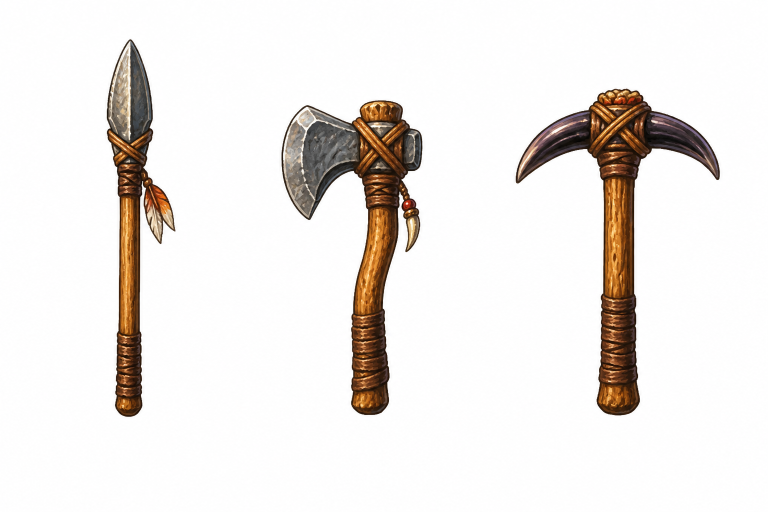
#> input picture asset/Originals/weapon/iron-tools/iron-tools-source.png, 1536 x 1024 px (shown at 1/2 size)
$ python pack-iron-tools.py
#> lines starting #> are read from the running program, lines starting #| are printed output that depends on the picture; after the words box and inside, x2 and y2 are one past the last pixel; in counts of white or black regions, pixels touching at a corner belong together
### scripts/lib/white_cutout.py
"""Cuts generated art out of a plain white background.

Magnific's gpt-2 cannot return transparent images (2026-09-30), so sprites are
generated on "a plain flat pure white background" and cut out here: a flood
fill from the border removes the near-white background without touching
white details enclosed by dark outlines, and the anti-aliased rim fades by its
whiteness. Same rule as `cut_out` in scripts/art/build-water-life-sheets.py.
"""
from pathlib import Path

import numpy as np
from PIL import Image


def cut_out(path: str | Path, holes: bool = False) -> Image.Image:
    """RGBA with the border-connected near-white background removed. `holes`
    also clears enclosed near-white pockets (for art with no intended white)."""
#> called with holes = True
    rgb = np.array(Image.open(path).convert('RGB')).astype(np.int32)
    height, width = rgb.shape[:2]
#> height = 1024; width = 1536
    whiteness = rgb.min(axis=2)
    candidate = whiteness > 228
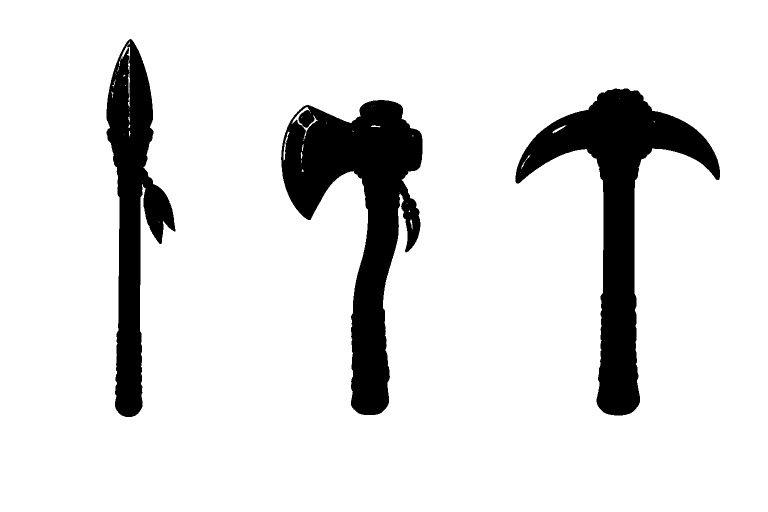
#> candidate: shape (1024, 1536) bool (shown at 1/2 size); 87.9% white; 3 black regions, box (x1, y1, x2, y2) and area: (562, 200, 845, 830) 74154, (1031, 177, 1440, 831) 69914, (213, 78, 351, 834) 45745
    background = np.zeros((height, width), bool)
    stack = [(y, x) for x in range(width) for y in (0, height - 1)] + [(y, x) for y in range(height) for x in (0, width - 1)]
    while stack:
        y, x = stack.pop()
        if background[y, x] or not candidate[y, x]:
            continue
        background[y, x] = True
        if y > 0:
            stack.append((y - 1, x))
        if y < height - 1:
            stack.append((y + 1, x))
        if x > 0:
            stack.append((y, x - 1))
        if x < width - 1:
            stack.append((y, x + 1))
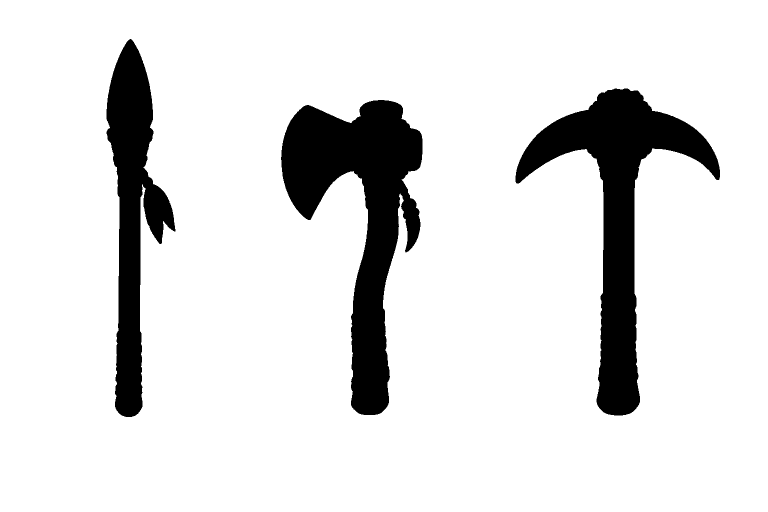
#> background: shape (1024, 1536) bool (shown at 1/2 size); 87.8% white; 3 black regions, box (x1, y1, x2, y2) and area: (562, 200, 845, 830) 74934, (1031, 177, 1440, 831) 70083, (213, 78, 351, 834) 46275
#> after the loop, stack = []
    if holes:
        background |= whiteness > 236
#> background: shape (1024, 1536) bool; 87.9% white; 3 black regions, box (x1, y1, x2, y2) and area: (562, 200, 845, 830) 74326, (1031, 177, 1440, 831) 69963, (213, 78, 351, 834) 45927
    alpha = np.where(background, 0, 255).astype(np.float64)
    near = np.zeros_like(background)
    near[1:] |= background[:-1]
#> near: shape (1024, 1536) bool; 87.8% white; 4 black regions, box (x1, y1, x2, y2) and area: (562, 201, 845, 831) 74326, (1031, 178, 1440, 832) 69963, (213, 79, 351, 835) 45927, (0, 0, 1536, 1) 1536
    near[:-1] |= background[1:]
    near[:, 1:] |= background[:, :-1]
    near[:, :-1] |= background[:, 1:]
#> near: shape (1024, 1536) bool; 88.3% white; 3 black regions, box (x1, y1, x2, y2) and area: (563, 201, 844, 829) 71794, (1032, 178, 1439, 830) 67904, (214, 79, 350, 833) 43661
    rim = near & ~background
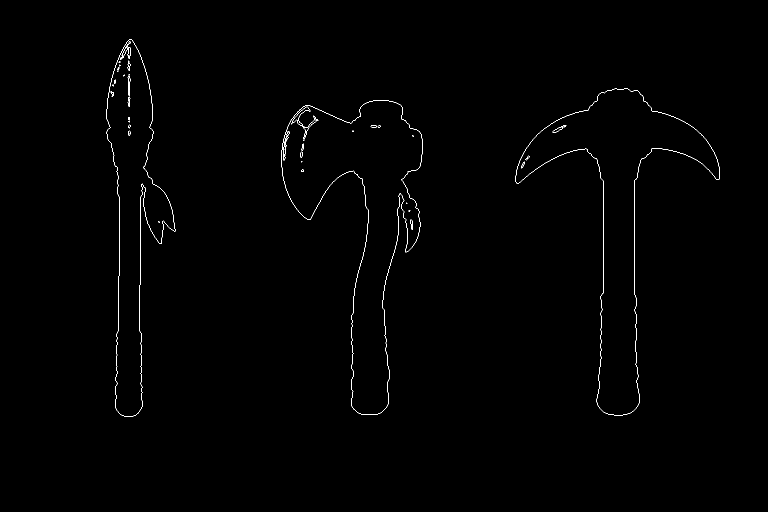
#> rim: shape (1024, 1536) bool (shown at 1/2 size); 0.44% white in thin lines or dots, all inside (x1, y1, x2, y2) = (213, 78, 1440, 834)
    alpha[rim] = np.clip((255 - whiteness[rim]) * 255 / 60, 0, 255)
    return Image.fromarray(np.dstack([rgb, alpha]).astype(np.uint8), 'RGBA')


# [9 lines left out: function fit, not called in this run]

### scripts/lib/game_webp.py
"""Saves runtime images as WebP: small, with transparency kept exactly.

Every packed image under asset/ (not asset/Originals) ships as WebP. Colour is
lossy (quality 90) when that keeps the visible pixels at MIN_PSNR_DB or better;
small outlined icon sheets that fall below it (items, weapon icons, arrows) are
saved lossless instead. Transparency is always stored
lossless, and every save is decoded again to check the alpha channel is
identical. Phaser premultiplies alpha on upload, so the colour under fully
transparent pixels never shows and the encoder may drop it.

Use from a tool in scripts/<family>/:

    sys.path.insert(0, str(Path(__file__).resolve().parents[1] / 'lib'))
    from game_webp import save_game_webp
    save_game_webp(image, path)  # path ends in .webp
"""
from __future__ import annotations

import io
import math
from pathlib import Path

import numpy as np
from PIL import Image

QUALITY = 90
# Below this the lossy colour shift shows on small outlined icons (gems, keys,
# weapon icons) at close zoom; above it the difference is not visible in play.
MIN_PSNR_DB = 26.0


def _has_alpha(image: Image.Image) -> bool:
    return image.mode in ('RGBA', 'LA') or (image.mode == 'P' and 'transparency' in image.info)


def _visible_psnr(source: np.ndarray, decoded: np.ndarray, alpha: bool) -> float:
    if alpha:
        weight = source[..., 3:4] / 255.0
        error = float((((source[..., :3] - decoded[..., :3]) ** 2) * weight).sum()) / max(float(weight.sum()) * 3, 1.0)
    else:
        error = float(((source - decoded) ** 2).mean())
    return math.inf if error == 0 else 10 * math.log10(255 ** 2 / error)


def encode_game_webp(image: Image.Image) -> tuple[bytes, str, float]:
    """Returns (bytes, 'lossy' | 'lossless', visible PSNR of the lossy trial)."""
    alpha = _has_alpha(image)
    image = image.convert('RGBA' if alpha else 'RGB')
    source = np.asarray(image).astype(np.float64)
    lossy = io.BytesIO()
    image.save(lossy, 'WEBP', quality=QUALITY, alpha_quality=100, method=6)
    decoded = np.asarray(Image.open(io.BytesIO(lossy.getvalue())).convert(image.mode)).astype(np.float64)
    psnr = _visible_psnr(source, decoded, alpha)
    if psnr >= MIN_PSNR_DB and (not alpha or np.array_equal(source[..., 3], decoded[..., 3])):
        return lossy.getvalue(), 'lossy', psnr
    lossless = io.BytesIO()
    image.save(lossless, 'WEBP', lossless=True, quality=100, method=6)
    return lossless.getvalue(), 'lossless', psnr


def save_game_webp(image: Image.Image, path: str | Path) -> str:
    """Writes `image` to `path` (.webp) and returns 'lossy' or 'lossless'."""
    path = Path(path)
    if path.suffix.lower() != '.webp':
        raise ValueError(f'{path} must end in .webp')
    data, kind, _ = encode_game_webp(image)
    if _has_alpha(image):
        written = np.asarray(Image.open(io.BytesIO(data)).convert('RGBA'))[..., 3]
        if not np.array_equal(np.asarray(image.convert('RGBA'))[..., 3], written):
            raise RuntimeError(f'{path}: transparency changed in the WebP encode')
    path.parent.mkdir(parents=True, exist_ok=True)
    path.write_bytes(data)
    return kind

### scripts/weapons/pack-iron-tools.py
"""Pack the Chapter 2 weapon art into one 128x128 four-frame sheet (`MAPS/weapons/128x128-tile_4x1-iron-tools.webp`).

Frames follow the stone weapons' conventions so the iron weapons can reuse their swing animations:
  0 iron spear, diagonal with the head to the upper right (like `starter-spears` frame 2)
  1 iron spear thrust: the same spear with a pale silver trail (like `starter-spears` frame 3)
  2 iron axe, upright (like `stone-tools` frame 2)
  3 Reinforced Pickaxe, upright (like `stone-tools` frame 3)

Source: one Magnific GPT-2 render of the three upright tools on white
(`asset/Originals/weapon/iron-tools/iron-tools-source.png`), cut out here.

    python scripts/weapons/pack-iron-tools.py
"""
from pathlib import Path
import sys

import numpy as np
from PIL import Image, ImageDraw, ImageFilter

sys.path.insert(0, str(Path(__file__).resolve().parents[1] / 'lib'))
from game_webp import save_game_webp  # noqa: E402
from white_cutout import cut_out  # noqa: E402

ROOT = Path(__file__).resolve().parents[2]
SOURCE = ROOT / 'asset' / 'Originals' / 'weapon' / 'iron-tools' / 'iron-tools-source.png'
OUT = ROOT / 'godot' / 'asset' / 'MAPS' / 'weapons' / '128x128-tile_4x1-iron-tools.webp'
FRAME = 128
UPRIGHT_HEIGHT = 126  # the stone tools fill the frame height
DIAGONAL_SPAN = 104   # the starter spears span about 100 px each way


def tools(sheet: Image.Image) -> list[Image.Image]:
    """The three tools, left to right, split at the empty columns between them."""
    alpha = np.array(sheet.getchannel('A')) > 16
    filled = alpha.any(axis=0)
    spans, start = [], None
    for x, on in enumerate(filled):
        if on and start is None:
            start = x
        elif not on and start is not None:
            spans.append((start, x))
            start = None
#> after the loop, spans = [(213, 351), (562, 845), (1031, 1440)]
    if start is not None:
        spans.append((start, len(filled)))
    spans = [span for span in spans if span[1] - span[0] > 20]
    if len(spans) != 3:
        raise SystemExit(f'expected 3 tools in the source, found {len(spans)}')
    parts = [sheet.crop((left, 0, right, sheet.height)) for left, right in spans]
#> parts = 3 items
    return [part.crop(part.getbbox()) for part in parts]


def resized(art: Image.Image, scale: float) -> Image.Image:
    # Premultiplied resize keeps the transparent edge free of dark fringes.
    return art.convert('RGBa').resize((max(1, round(art.width * scale)), max(1, round(art.height * scale))), Image.LANCZOS).convert('RGBA')


def upright(art: Image.Image) -> Image.Image:
    art = resized(art, UPRIGHT_HEIGHT / art.height)
    frame = Image.new('RGBA', (FRAME, FRAME), (0, 0, 0, 0))
    frame.alpha_composite(art, ((FRAME - art.width) // 2, FRAME - 1 - art.height))
    return frame


def diagonal(art: Image.Image) -> Image.Image:
    # Rotate clockwise so the head points to the upper right, as the spear swings expect.
    turned = art.convert('RGBa').rotate(-45, resample=Image.BICUBIC, expand=True).convert('RGBA')
    turned = turned.crop(turned.getbbox())
#> turned: PIL image 550x545 RGBA
    turned = resized(turned, DIAGONAL_SPAN / max(turned.size))
    frame = Image.new('RGBA', (FRAME, FRAME), (0, 0, 0, 0))
#> frame: PIL image 128x128 RGBA; every value is 0
    frame.alpha_composite(turned, ((FRAME - turned.width) // 2, (FRAME - turned.height) // 2))
    return frame


def thrust(spear: Image.Image) -> Image.Image:
    """The spear with a pale silver glow on its head and thin speed streaks behind it, like the stone thrust."""
    alpha = np.array(spear.getchannel('A')).astype(np.float64) / 255
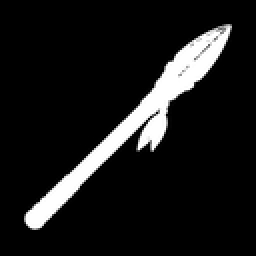
#> alpha: shape (128, 128) float64 (shown 2 times larger); min 0, max 1, mean 0.0994
    ys, xs = np.nonzero(alpha > 0.1)
#> ys = 1781 values from 12 to 114; xs = 1781 values, max 115 at index 4, min 12 at index 1695, mean 69.11
    along = xs - ys  # the spear runs at 45 degrees: larger toward the head (upper right)
#> along = 1781 values, max 103 at index 4, min -99 at index 1749, mean 9.97
    low, high = along.min(), along.max()
#> low = -99; high = 103
    grid_y, grid_x = np.mgrid[0:FRAME, 0:FRAME]
    head = alpha * ((grid_x - grid_y) > high - 0.42 * (high - low))
    glow = Image.new('RGBA', spear.size, (222, 236, 255, 0))
    glow.putalpha(Image.fromarray((head * 255).astype(np.uint8)).filter(ImageFilter.GaussianBlur(5)).point(lambda value: min(255, int(value * 1.6))))
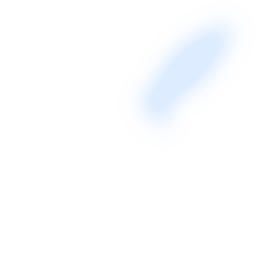
#> glow: PIL image 128x128 RGBA (shown 2 times larger); mean R, G, B, A 222, 236, 255, 17.8; transparent parts drawn white
    streaks = Image.new('RGBA', spear.size, (0, 0, 0, 0))
    draw = ImageDraw.Draw(streaks)
    tip_x, tip_y = xs[along.argmax()], ys[along.argmax()]
#> tip_x = 115; tip_y = 12
    axis = np.array([1.0, -1.0]) / np.sqrt(2)
    side = np.array([1.0, 1.0]) / np.sqrt(2)
    for offset, start_back, length in ((-11, 14, 54), (-7, 4, 76), (7, 6, 70), (11, 18, 48)):
        origin = np.array([tip_x, tip_y]) - axis * start_back + side * offset
        segments = 12
        for index in range(segments):
            a = origin - axis * (length * index / segments)
            b = origin - axis * (length * (index + 1) / segments)
            fade = int(240 * (1 - index / segments))
            draw.line([tuple(a), tuple(b)], fill=(170, 205, 255, fade), width=3)
#> this loop made 4 passes
#> origin on passes 1 to 4: [97.32, 14.12], [107.2, 9.88], [115.7, 21.19], [110.1, 32.51]
    streaks = streaks.filter(ImageFilter.GaussianBlur(0.6))
    frame = Image.new('RGBA', spear.size, (0, 0, 0, 0))
    frame.alpha_composite(glow)
    frame.alpha_composite(streaks)
    frame.alpha_composite(spear)
    return frame


def main() -> None:
    spear, axe, pickaxe = tools(cut_out(SOURCE, holes=True))
    spear_frame = diagonal(spear)
    frames = [spear_frame, thrust(spear_frame), upright(axe), upright(pickaxe)]
    sheet = Image.new('RGBA', (FRAME * len(frames), FRAME), (0, 0, 0, 0))
#> sheet: PIL image 512x128 RGBA; every value is 0
    for index, frame in enumerate(frames):
        sheet.alpha_composite(frame, (index * FRAME, 0))
#> this loop made 4 passes
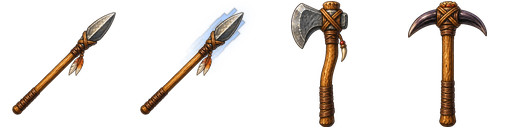
#> sheet: PIL image 512x128 RGBA; mean R, G, B, A 25.4, 21, 17.9, 36.6; transparent parts drawn white
    kind = save_game_webp(sheet, OUT)
#> in encode_game_webp, `alpha = _has_alpha(image)`: alpha = True
#> in _visible_psnr, `weight = source[..., 3:4] / 255.0`:
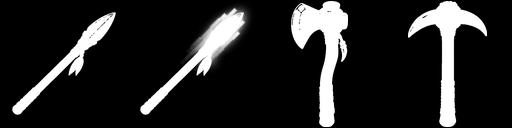
#> weight: shape (128, 512, 1) float64; min 0, max 1, mean 0.144
#> in _visible_psnr, `error = float((((source[..., :3] - decoded[..., :3]) ** 2) * weight).s..`: error = 54.6
#> in encode_game_webp, `psnr = _visible_psnr(source, decoded, alpha)`: psnr = 30.76
#> in save_game_webp, `data, kind, _ = encode_game_webp(image)`: kind = 'lossy'
#> kind = 'lossy'
    print(f'wrote {OUT.relative_to(ROOT)} ({kind})')
#| wrote godot/asset/MAPS/weapons/128x128-tile_4x1-iron-tools.webp (lossy)


if __name__ == '__main__':
    main()
